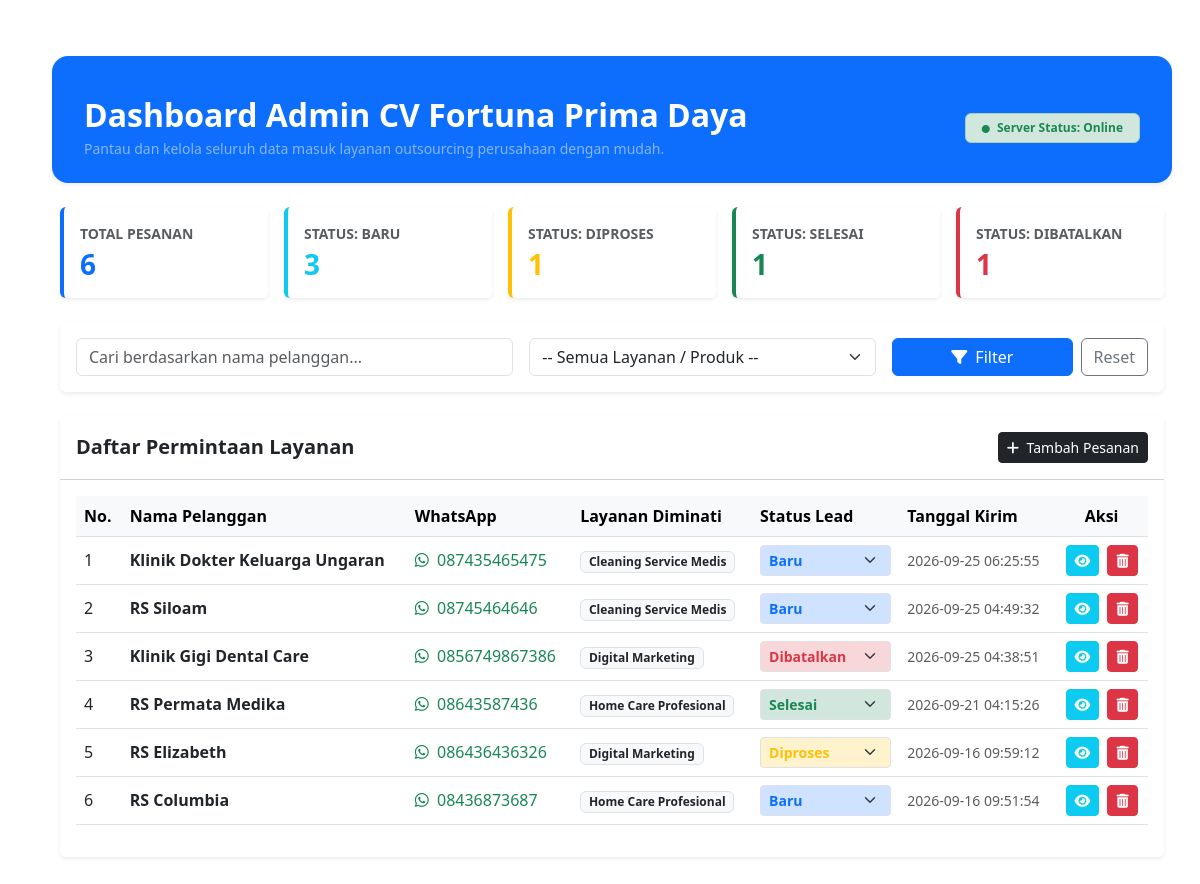
Page /dashboard.php (signed in) on the committed database.
### tables this page shows
CREATE TABLE `kontak_penawaran` (
  `id` int(11) NOT NULL,
  `nama_lengkap` varchar(150) NOT NULL,
  `whatsapp` varchar(25) NOT NULL,
  `layanan_diminati` varchar(100) NOT NULL,
  `pesan` text DEFAULT NULL,
  `status_lead` enum('Baru','Diproses','Selesai','Dibatalkan') DEFAULT 'Baru',
  `tanggal_kirim` timestamp NOT NULL DEFAULT current_timestamp()
);

### dashboard.php (the view, shortened to what this page needs)
<?php
include 'proses.php';
$cari = $_GET['cari'] ?? '';
$sql = "SELECT id, nama_lengkap, whatsapp, layanan_diminati, pesan, status_lead, tanggal_kirim
        FROM kontak_penawaran WHERE 1=1";
$sql .= " ORDER BY tanggal_kirim DESC";
$stmt = mysqli_prepare($koneksi, $sql);
mysqli_stmt_execute($stmt);
$result = mysqli_stmt_get_result($stmt);
$total_pesanan = mysqli_num_rows($result);
$query_status = mysqli_query($koneksi, "SELECT status_lead, COUNT(*) as jumlah FROM kontak_penawaran GROUP BY status_lead");
$jumlah_status = ['Baru' => 0, 'Diproses' => 0, 'Selesai' => 0, 'Dibatalkan' => 0];
while($row_st = mysqli_fetch_assoc($query_status)) {
    if(isset($jumlah_status[$row_st['status_lead']])) {
        $jumlah_status[$row_st['status_lead']] = $row_st['jumlah'];
    }
}
?>
<!DOCTYPE html>
<html lang="id">
<head>
    <link href="https://cdn.jsdelivr.net/npm/bootstrap@5.3.0/dist/css/bootstrap.min.css" rel="stylesheet">
    <link rel="stylesheet" href="https://cdnjs.cloudflare.com/ajax/libs/font-awesome/6.4.0/css/all.min.css">
</head>
<body class="bg-light">
            <button class="navbar-toggler" type="button" data-bs-toggle="collapse" data-bs-target="#navbarNav">
                <span class="navbar-toggler-icon"></span>
            </button>
    <div class="container py-5">
        <div class="row align-items-center bg-primary text-white p-4 rounded-4 shadow-sm mb-4 g-3">
            <div class="col-12 d-flex flex-column flex-md-row justify-content-between align-items-md-center gap-3">
                <div>
                    <h2 class="fw-bold text-white mb-1">Dashboard Admin CV Fortuna Prima Daya</h2>
                    <p class="text-white-50 small mb-0">Pantau dan kelola seluruh data masuk layanan outsourcing perusahaan dengan mudah.</p>
                </div>
                <div>
                    <span class="badge bg-success-subtle text-success border border-success-subtle px-3 py-2 fw-semibold">
                        <i class="fa-solid fa-circle text-success me-1" style="font-size: 8px;"></i> Server Status: Online
                    </span>
                </div>
            </div>
        </div>
        <div class="row g-3 mb-4">
            <div class="col">
                <div class="card border-0 shadow-sm border-start border-primary border-4 h-100">
                    <div class="card-body">
                        <p class="text-muted mb-1 small fw-bold">TOTAL PESANAN</p>
                        <h3 class="fw-bold text-primary mb-0"><?= $total_pesanan; ?></h3>
                    </div>
                </div>
            </div>
            <div class="col">
                <div class="card border-0 shadow-sm border-start border-info border-4 h-100">
                    <div class="card-body">
                        <p class="text-muted mb-1 small fw-bold">STATUS: BARU</p>
                        <h3 class="fw-bold text-info mb-0"><?= $jumlah_status['Baru']; ?></h3>
                    </div>
                </div>
            </div>
            <div class="col">
                <div class="card border-0 shadow-sm border-start border-warning border-4 h-100">
                    <div class="card-body">
                        <p class="text-muted mb-1 small fw-bold">STATUS: DIPROSES</p>
                        <h3 class="fw-bold text-warning mb-0"><?= $jumlah_status['Diproses']; ?></h3>
                    </div>
                </div>
            </div>
            <div class="col">
                <div class="card border-0 shadow-sm border-start border-success border-4 h-100">
                    <div class="card-body">
                        <p class="text-muted mb-1 small fw-bold">STATUS: SELESAI</p>
                        <h3 class="fw-bold text-success mb-0"><?= $jumlah_status['Selesai']; ?></h3>
                    </div>
                </div>
            </div>
            <div class="col">
                <div class="card border-0 shadow-sm border-start border-danger border-4 h-100">
                    <div class="card-body">
                        <p class="text-muted mb-1 small fw-bold">STATUS: DIBATALKAN</p>
                        <h3 class="fw-bold text-danger mb-0"><?= $jumlah_status['Dibatalkan']; ?></h3>
                    </div>
                </div>
            </div>
        </div>
        <div class="card border-0 shadow-sm mb-4">
            <div class="card-body">
                <form method="GET" action="dashboard.php" class="row g-3 align-items-center">
                    <div class="col-md-5">
                        <input type="text" class="form-control" name="cari" placeholder="Cari berdasarkan nama pelanggan..." value="<?= htmlspecialchars($cari); ?>">
                    </div>
                    <div class="col-md-4">
                        <select name="produk" class="form-select">
                            <option value="">-- Semua Layanan / Produk --</option>
                        </select>
                    </div>
                    <div class="col-md-3 d-flex gap-2">
                        <button type="submit" class="btn btn-primary w-100"><i class="fa-solid fa-filter me-1"></i> Filter</button>
                        <a href="dashboard.php" class="btn btn-outline-secondary">Reset</a>
                    </div>
                </form>
            </div>
        </div>
        <div class="card border-0 shadow-sm">
            <div class="card-header bg-white py-3 d-flex justify-content-between align-items-center">
                <h5 class="mb-0 fw-bold">Daftar Permintaan Layanan</h5>
                <a href="formulirpesanan.php" class="btn btn-dark btn-sm"><i class="fa-solid fa-plus me-1"></i> Tambah Pesanan</a>
            </div>
            <div class="card-body">
                <?php if ($total_pesanan > 0) : ?>
                <div class="table-responsive">
                    <table class="table table-hover align-middle">
                        <thead class="table-light">
                            <tr>
                                <th>No.</th>
                                <th>Nama Pelanggan</th>
                                <th>WhatsApp</th>
                                <th>Layanan Diminati</th>
                                <th>Status Lead</th>
                                <th>Tanggal Kirim</th>
                                <th class="text-center">Aksi</th>
                            </tr>
                        </thead>
                        <tbody>
                        <?php $no = 1; ?>
                        <?php while ($row = mysqli_fetch_assoc($result)) : ?>
                            <tr>
                                <td><?= $no++; ?></td>
                                <td class="fw-semibold"><?= htmlspecialchars($row['nama_lengkap']); ?></td>
                                <td>
                                    <a href="https://wa.me/<?= preg_replace('/^0/', '62', preg_replace('/[^0-9]/', '', $row['whatsapp'])); ?>" target="_blank" class="text-success text-decoration-none fw-medium">
                                        <i class="fa-brands fa-whatsapp me-1"></i> <?= htmlspecialchars($row['whatsapp']); ?>
                                    </a>
                                </td>
                                <td><span class="badge bg-light text-dark border"><?= htmlspecialchars($row['layanan_diminati']); ?></span></td>
                                <td>
                                    <form method="POST" action="" class="d-inline">
                                        <select name="status_lead" onchange="this.form.submit()"
                                            class="form-select form-select-sm fw-semibold
                                            <?php
                                                if($row['status_lead'] == 'Baru') echo 'text-primary bg-primary-subtle';
                                                elseif($row['status_lead'] == 'Diproses') echo 'text-warning bg-warning-subtle';
                                                elseif($row['status_lead'] == 'Selesai') echo 'text-success bg-success-subtle';
                                                else echo 'text-danger bg-danger-subtle';
                                            ?>">
                                            <option value="Baru" <?= ($row['status_lead'] == 'Baru') ? 'selected' : ''; ?>>Baru</option>
                                            <option value="Diproses" <?= ($row['status_lead'] == 'Diproses') ? 'selected' : ''; ?>>Diproses</option>
                                            <option value="Selesai" <?= ($row['status_lead'] == 'Selesai') ? 'selected' : ''; ?>>Selesai</option>
                                            <option value="Dibatalkan" <?= ($row['status_lead'] == 'Dibatalkan') ? 'selected' : ''; ?>>Dibatalkan</option>
                                        </select>
                                    </form>
                                </td>
                                <td><small class="text-muted"><?= htmlspecialchars($row['tanggal_kirim']); ?></small></td>
                                <td class="text-center">
                                    <a href="detail.php?id=<?= $row['id']; ?>" class="btn btn-sm btn-info text-white me-1" title="Detail"><i class="fa-solid fa-eye"></i></a>
                                    <a href="hapus.php?id=<?= $row['id']; ?>" class="btn btn-sm btn-danger" title="Hapus" onclick="return confirm('Yakin ingin menghapus data ini?')"><i class="fa-solid fa-trash-can"></i></a>
                                </td>
                            </tr>
                        <?php endwhile; ?>
                        </tbody>
                    </table>
                </div>
                <?php else : ?>
                    <div class="alert alert-info mb-0 text-center py-4">Tidak ada data pesanan ditemukan.</div>
                <?php endif; ?>
            </div>
        </div>
    </div>
</body>
</html>

### proses.php (shortened to what this page needs)
<!DOCTYPE html>
<html lang="id">
<head>
    <script src="https://cdn.jsdelivr.net/npm/@tailwindcss/browser@4"></script>
</head>
<body class="bg-slate-50 font-sans min-h-screen flex items-center justify-center p-4">
</body>
</html>

### rows in the picture
kontak_penawaran: nama_lengkap "Klinik Dokter Keluarga Ungaran", whatsapp "087435465475", layanan_diminati "Cleaning Service Medis", status_lead "Baru", tanggal_kirim "2026-09-25 06:25:55"
kontak_penawaran: nama_lengkap "RS Siloam", whatsapp "08745464646", layanan_diminati "Cleaning Service Medis", status_lead "Baru", tanggal_kirim "2026-09-25 04:49:32"
kontak_penawaran: nama_lengkap "Klinik Gigi Dental Care", whatsapp "0856749867386", layanan_diminati "Digital Marketing", status_lead "Dibatalkan", tanggal_kirim "2026-09-25 04:38:51"
kontak_penawaran: nama_lengkap "RS Permata Medika", whatsapp "08643587436", layanan_diminati "Home Care Profesional", status_lead "Selesai", tanggal_kirim "2026-09-21 04:15:26"
kontak_penawaran: nama_lengkap "RS Elizabeth", whatsapp "086436436326", layanan_diminati "Digital Marketing", status_lead "Diproses", tanggal_kirim "2026-09-16 09:59:12"
kontak_penawaran: nama_lengkap "RS Columbia", whatsapp "08436873687", layanan_diminati "Home Care Profesional", status_lead "Baru", tanggal_kirim "2026-09-16 09:51:54"

### other values in the picture
$total_pesanan "6"
$jumlah_status['Baru'] "3"
$jumlah_status['Diproses'] "1"
$jumlah_status['Selesai'] "1"
$jumlah_status['Dibatalkan'] "1"
